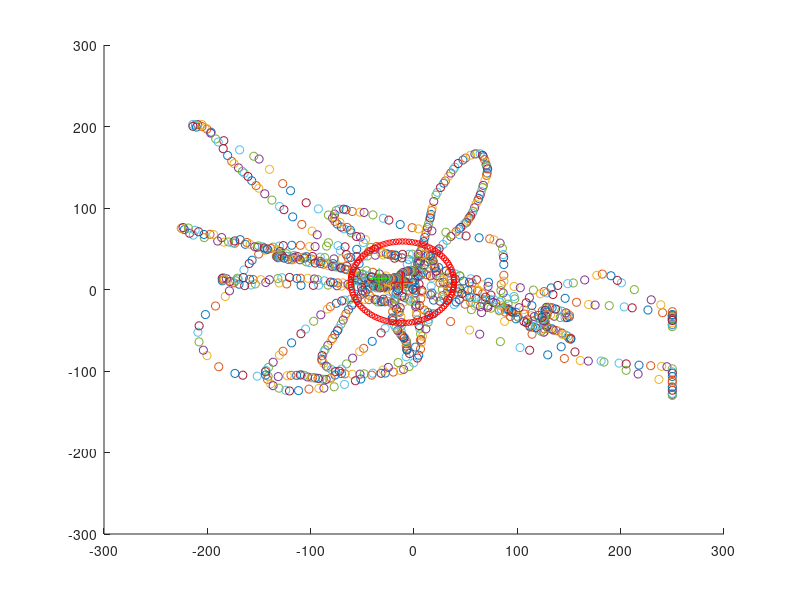

Here is the MATLAB script that generated this plot:
clear;
clc;
clf;

DANE = importdata('dane.csv');

X =DANE(:,1);
Y =DANE(:,2);
Z =DANE(:,3);
r = 50;
w = waitforbuttonpress; 
figure(1);


th = 0:pi/50:2*pi;

xunit = r * cos(th) + X(1);
yunit = r * sin(th) + Y(1);

for i = 1:length(X)
    
    hold on;
    axis([-300 300 -300 300])
  plot(X(i),Y(i),'-o')
  
    pause(0.01);
    
  if w == 0
  set (X(i),Y(i),'b+','MarkerSize',15)
  continue;
  
  else
  continue;
  end
  
end

for j = 1:length(xunit)

    plot(xunit(j), yunit(j),'r-o','MarkerSize',4)
    hold on;
    pause(0.01);

end


plot(X(1),Y(1),'r+','MarkerSize',15)

plot(X(end),Y(end),'g+','MarkerSize',15)



